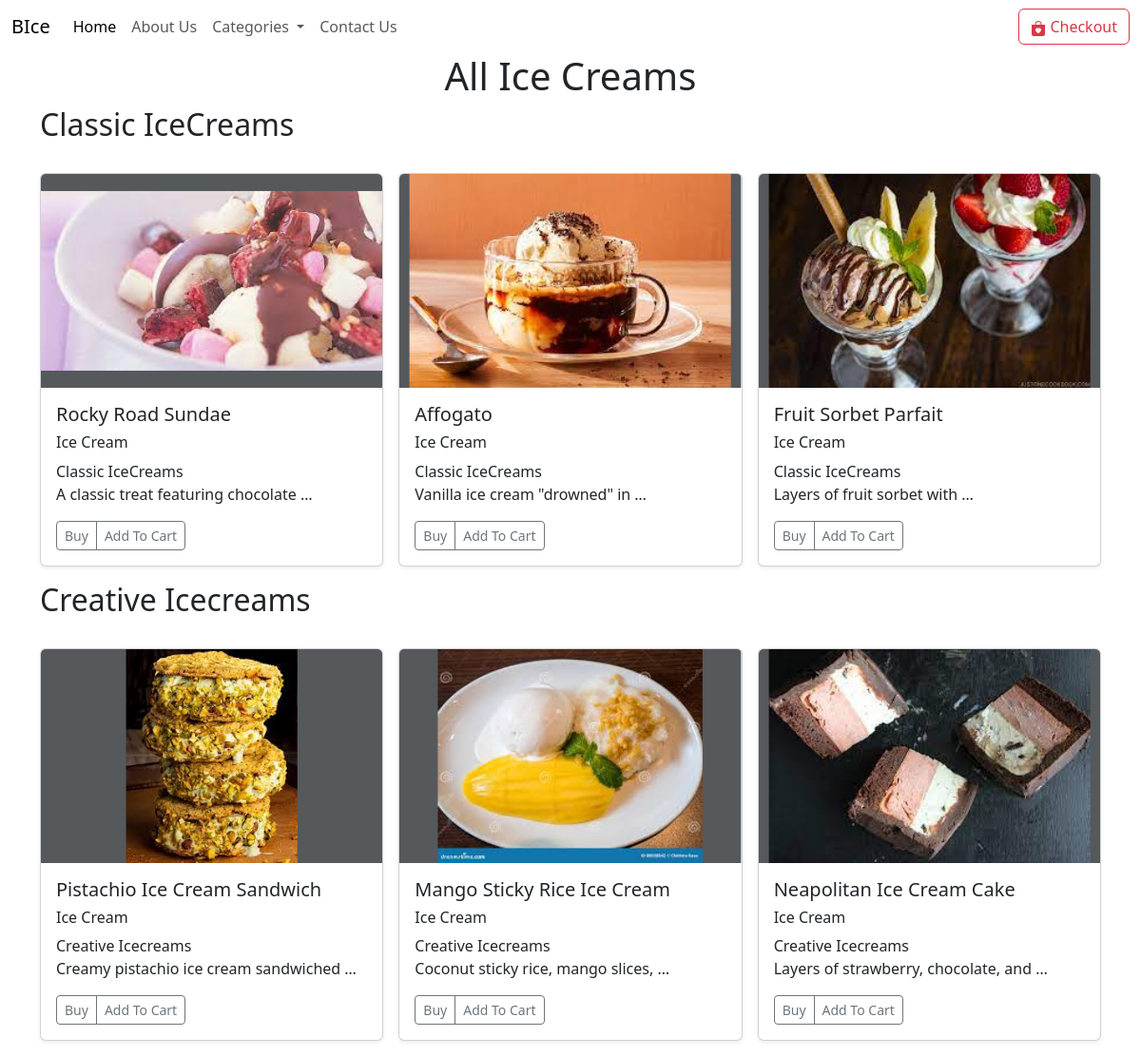
Page /icecream on the committed database.
### home/models.py (models this page shows, shortened)
class Product(models.Model):
    name = models.CharField(max_length=127)
    price = models.IntegerField(default=0)
    category = models.CharField(max_length=255,default="")
    subcategory = models.CharField(max_length=255,default="")
    description = models.CharField(max_length=250, default='', blank=True, null=True)
    image = models.ImageField(upload_to='products/images')

### home/views.py (the view)
# urls.py: path('icecream',views.icecream,name='icecream'),
def icecream(request):
    icecream_products = Product.objects.filter(category='Ice Cream')
    unique_subcategories = icecream_products.values_list('subcategory', flat=True).distinct()
    params = {'icecream_products': icecream_products, 'unique_subcategories': unique_subcategories}
    return render(request, 'icecream.html', params)

### templates/icecream.html (shortened to what this page needs)
{% extends "base.html" %}
{% block body %}
{% load static %}
<div class="container">
    <h1 class="text-center">All Ice Creams</h1>
    {% for subcategory in unique_subcategories %}
    <h2 class="text">{{ subcategory }}</h2>
    <div class="row row-cols-1 row-cols-sm-2 row-cols-md-3 g-3 my-3">
        {% for product in icecream_products %}
        {% if product.subcategory == subcategory %}
        <div class="col">
            <div class="card shadow-sm">
                <svg class="bd-placeholder-img card-img-top" width="100%" height="225" xmlns="http://www.w3.org/2000/svg" role="img" aria-label="Placeholder: Thumbnail" preserveAspectRatio="xMidYMid slice" focusable="false">
                    <title>{{ product.name }}</title>
                    <rect width="100%" height="100%" fill="#55595c"></rect>
                    <image xlink:href="/media/{{ product.image }}" width="100%" height="100%" />
                </svg>
                <div class="card-body">
                  <h5>{{ product.name }}</h5>
                  <h6>{{ product.category }}</h6>
                  <h7>{{ product.subcategory }}</h7>
                    <p class="card-text">{{ product.description|truncatewords:5 }}</p>
                    <div class="d-flex justify-content-between align-items-center">
                        <div class="btn-group">
                            <button type="button" class="btn btn-sm btn-outline-secondary">Buy</button>
                            <button type="button" class="btn btn-sm btn-outline-secondary">Add To Cart</button>
                        </div>
                    </div>
                </div>
            </div>
        </div>
        {% endif %}
        {% endfor %}
    </div>
    {% endfor %}
</div>
{% endblock body %}

### rows in the picture
Product: name "Rocky Road Sundae", category "Ice Cream", subcategory "Classic IceCreams", description "A classic treat featuring chocolate …"
Product: name "Affogato", category "Ice Cream", subcategory "Classic IceCreams", description "Vanilla ice cream \"drowned\" in …"
Product: name "Fruit Sorbet Parfait", category "Ice Cream", subcategory "Classic IceCreams", description "Layers of fruit sorbet with …"
Product: name "Pistachio Ice Cream Sandwich", category "Ice Cream", subcategory "Creative Icecreams", description "Creamy pistachio ice cream sandwiched …"
Product: name "Mango Sticky Rice Ice Cream", category "Ice Cream", subcategory "Creative Icecreams", description "Coconut sticky rice, mango slices, …"
Product: name "Neapolitan Ice Cream Cake", category "Ice Cream", subcategory "Creative Icecreams", description "Layers of strawberry, chocolate, and …"

### other values in the picture
{{ subcategory }} "Classic IceCreams" "Creative Icecreams"
